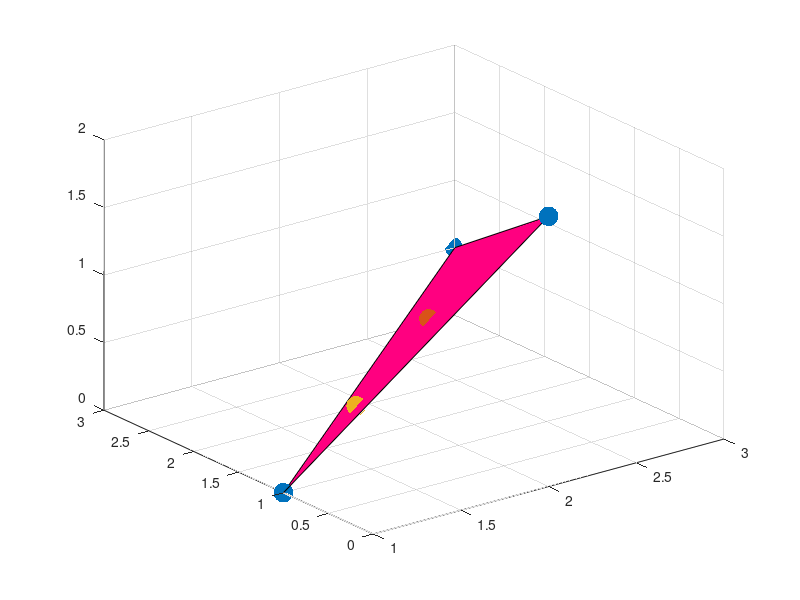
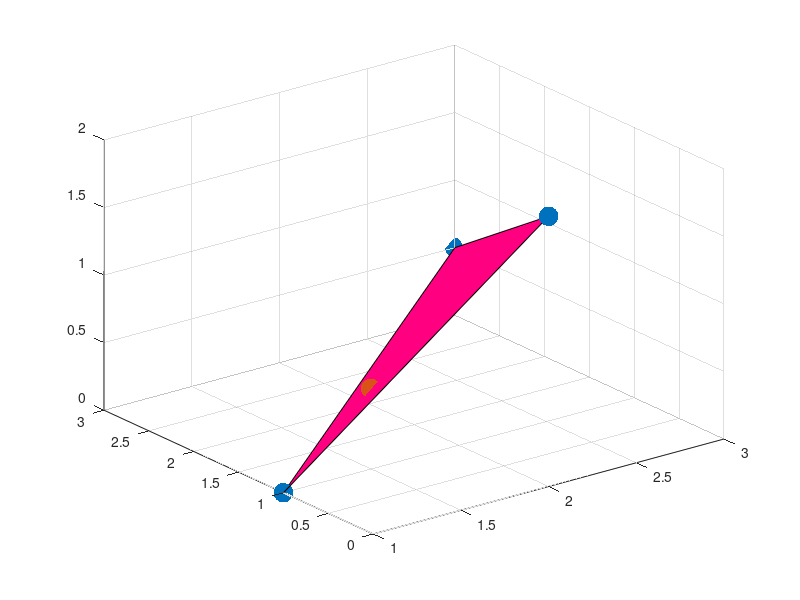
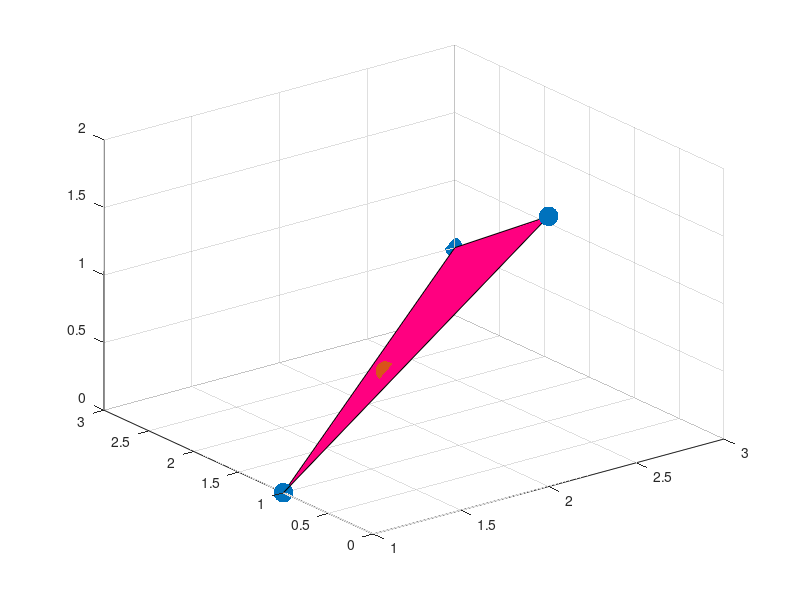
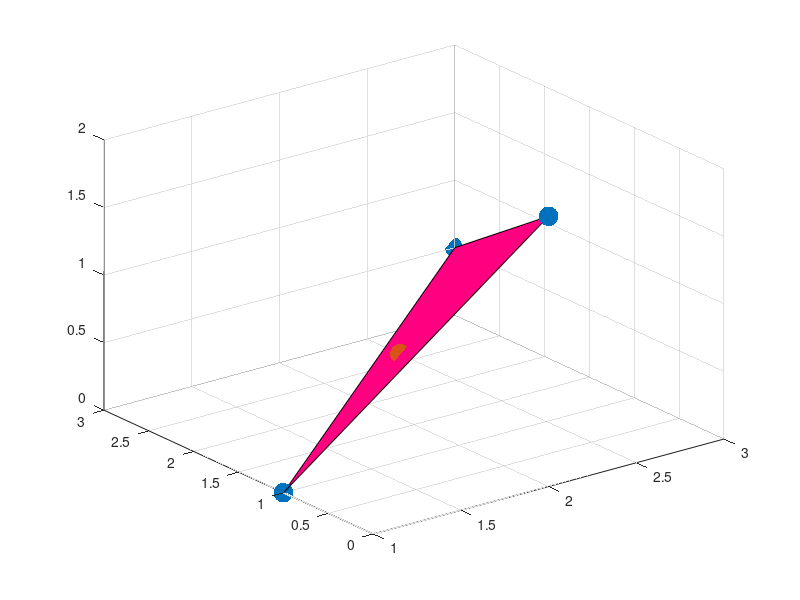

Reproduce these figures in MATLAB, in order.



function main

close all; clc
p = [0,0,0];
Center = [2.0000    4/3    2.5/3];

% send directoryly out from center normaly;

elements = [1,1,0;2,0,2;3,3,0.5];
Normal = cross(elements(2,:) - elements(3,:), elements(1,:)-elements(3,:));
Elements = [1,2,3]

scatter3(elements(:,1),elements(:,2),elements(:,3), 200,'filled')
hold on 
 patch('faces',Elements,'vertices',elements,...
        'edgecolor','k', 'faceColor', [1 0 0.5] ) ;
    scatter3(Center(:,1),Center(:,2),Center(:,3), 200,'filled')
    
%     Move the center a little 
Normal = Normal /norm(Normal);
k = 0;
kk=0;
counter = 0;
for j=-0.5:0.1:0.5
    p = Center + j*(Center - elements(1,:));
    scatter3(p(:,1),p(:,2),p(:,3), 200,'filled')
    hold off
    pause()

   figure() 
    scatter3(p(:,1),p(:,2),p(:,3), 200,'filled')
    scatter3(elements(:,1),elements(:,2),elements(:,3), 200,'filled')
    hold on 
     patch('faces',Elements,'vertices',elements,...
            'edgecolor','k', 'faceColor', [1 0 0.5] ) ;
        
        
    for i =-2:0.5:2
        p = p + i*Normal;
        
%         scatter3(p(:,1),p(:,2),p(:,3), 200,'filled')
%         drawnow
%         pause(0.01)

        % is this point in the element? 
        Answer = PointInTriangle(p, elements(1,:),elements(2,:),elements(3,:))  
        Answer2 = PointInTriangle3D(p, elements(1,:),elements(2,:),elements(3,:))  
        if Answer ==1
            k = k+1;
        end
        if Answer2 ==1
            kk=kk+1
        end
%         if Answer~=Answer2
%             keyboard
%         end
        counter = counter +1
    end
end
k
kk
frac = k/counter

frac2 = kk/counter

%-------------------------------------------

end



function Answer =  SameSide(p1,p2, a,b)
cp1 = cross(b-a, p1-a);
cp2 = cross(b-a, p2-a);
if dot(cp1, cp2) >= 0
    Answer =1;
else
    Answer =0;
end
end



function Answer = PointInTriangle(p, a,b,c)
if SameSide(p,a, b,c) & SameSide(p,b, a,c)& SameSide(p,c, a,b) ;
    Answer = 1;
else
    Answer = 0;
end
end


function Answer = PointInTriangle3D(p, a,b,c)
if SameSideOfPlane(p,a, b,c) & SameSideOfPlane(p,b, a,c)& SameSideOfPlane(p,c, a,b) ;
    Answer = 1;
else
    Answer = 0;
end
end

function Answer =  SameSideOfPlane(p1,p2, a,b)

% Need to create plane from one of the lines and the opposite point -- here
% order of points is very important... dam 

Line = a- b;
Midpoint = (a+b)/2;
NormalToPlane = (Midpoint - p2)/norm((Midpoint - p2));
% now determine if this is above or below plane

sign = dot(NormalToPlane, (p1 - Midpoint));
% if sign is neg, point is below plane, i.e on the triangle side of the
% plane, is sign is pos, the point is away from the triangle 

if sign <= 0
    Answer =1;
else
    Answer =0;
end
end








